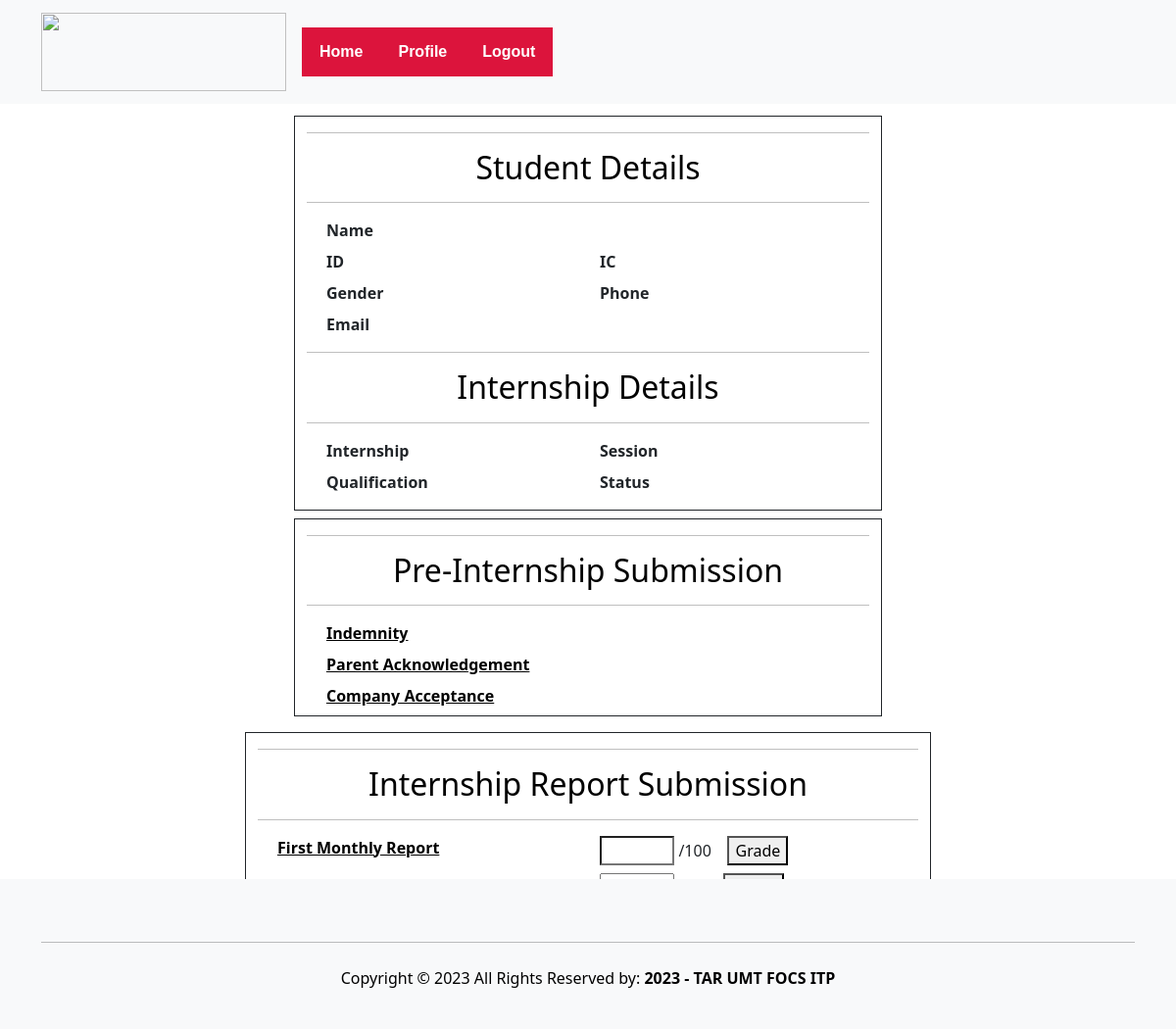
The page /supervisor/StudentDetail.php?StudID=1111111 on the database as committed earlier.
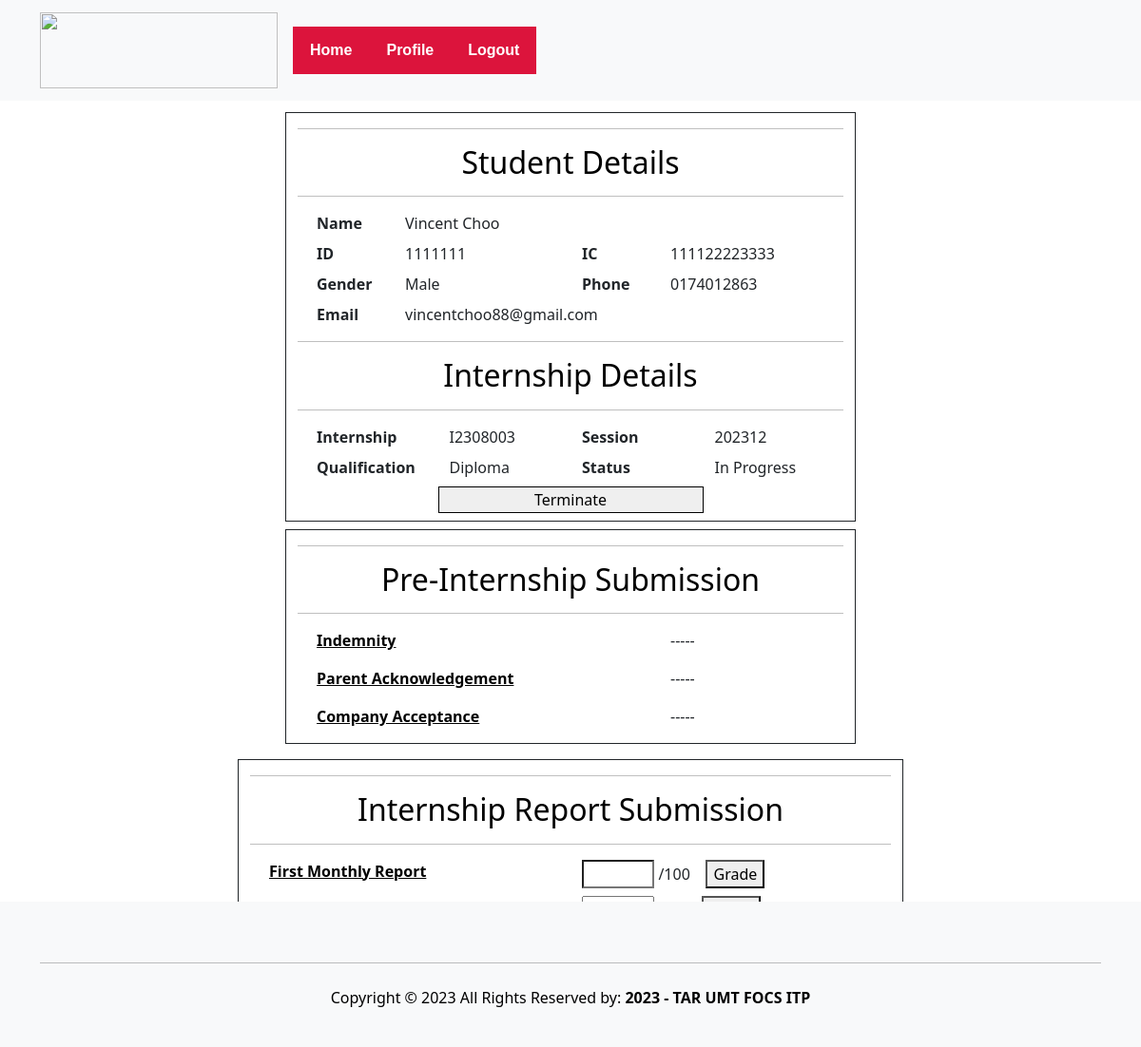
The same page on the database as committed later.
### tables this page shows
CREATE TABLE `internship` (
  `internshipID` varchar(10) NOT NULL,
  `studID` varchar(10) DEFAULT NULL,
  `sessionID` varchar(10) DEFAULT NULL,
  `indemnity` varchar(100) DEFAULT NULL,
  `indemnityStatus` enum('Accepted','Rejected','Pending','Missing') DEFAULT NULL,
  `parentAcknowledgement` varchar(100) DEFAULT NULL,
  `parentAcknowledgementStatus` enum('Accepted','Rejected','Pending','Missing') DEFAULT NULL,
  `companyAcceptance` varchar(100) DEFAULT NULL,
  `companyAcceptanceStatus` enum('Accepted','Rejected','Pending','Missing') DEFAULT NULL,
  `monthlyReport1` varchar(100) DEFAULT NULL,
  `monthlyReport1Grade` int(11) DEFAULT NULL,
  `monthlyReport2` varchar(100) DEFAULT NULL,
  `monthlyReport2Grade` int(11) DEFAULT NULL,
  `monthlyReport3` varchar(100) DEFAULT NULL,
  `monthlyReport3Grade` int(11) DEFAULT NULL,
  `evaluationReport` varchar(100) DEFAULT NULL,
  `evaluationReportGrade` int(11) DEFAULT NULL,
  `finalGrade` int(11) DEFAULT NULL,
  `internshipStatus` enum('In Progress','Completed','Suspended','Terminated') DEFAULT NULL
);

CREATE TABLE `student` (
  `studID` varchar(10) NOT NULL,
  `studName` varchar(50) DEFAULT NULL,
  `studEmail` varchar(50) DEFAULT NULL,
  `studIC` varchar(12) DEFAULT NULL,
  `studGender` enum('Male','Female','Other') DEFAULT NULL,
  `studPhoneNo` varchar(15) DEFAULT NULL,
  `studPassword` varchar(50) DEFAULT NULL,
  `studQualification` enum('Diploma','Degree') DEFAULT NULL
);

CREATE TABLE `session` (
  `sessionID` varchar(10) NOT NULL,
  `startMonthYear` date DEFAULT NULL,
  `endMonthYear` date DEFAULT NULL,
  `qualification` enum('Diploma','Degree') DEFAULT NULL
);

### supervisor/StudentDetail.php (the view, shortened to what the rows shown need)
<!DOCTYPE html>
<html>
<?php
include 'staffHeader.php';
if (isset($_GET['StudID'])) {
    $studID = $_GET['StudID'];
}
require '../student/connect.php';
if ($con->connect_error) {
    throw new Exception("Connection failed: " . $con->connect_error);
} else {
    $sql = "SELECT * FROM student Stud, internship I, session Ses
            WHERE Stud.studID = I.studID
            AND I.sessionID = Ses.sessionID
            AND Stud.studID = " . $studID;
    $result = $con->query($sql);
    if ($result->num_rows === 1) {
        $row = $result->fetch_assoc();
        $ID = $row['studID'];
        $IC = $row['studIC'];
        $Name = $row['studName'];
        $email = $row['studEmail'];
        $gender = $row['studGender'];
        $phone = $row['studPhoneNo'];
        $qualification = $row['studQualification'];
        $sessionID = $row['sessionID'];
        $internshipID = $row['internshipID'];
        $internshipStatus = $row['internshipStatus'];
    }
}
?>
<div class="container">
    <div class="row my-2 mx-auto">
        <div style="width:600px;" class="border border-dark my-1 mx-auto col-md-4 col-lg-12">
            <div class="justify-content-md-center">
                <h2 class="text-black text-center">Student Details</h2>
                <div class="m-2 row">
                    <div class="col-9">
                        <label id="lblName">
                            <?= $Name; ?>
                        </label>
                    </div>
                </div>
                <div class="m-2 row">
                    <div class="col-4">
                        <label id="lblID">
                            <?= $ID; ?>
                        </label>
                    </div>
                    <div class="col-4">
                        <label id="lblIC">
                            <?= $IC; ?>
                        </label>
                    </div>
                </div>
                <div class="m-2 row">
                    <div class="col-4">
                        <label id="lblGender">
                            <?= $gender; ?>
                        </label>
                    </div>
                    <div class="col-4">
                        <label id="lblPhoneNo">
                            <?= $phone; ?>
                        </label>
                    </div>
                </div>
                <div class="m-2 row">
                    <div class="col-4 text-right">
                        <label id="lblEmail">
                            <?= $email; ?>
                        </label>
                    </div>
                </div>
                <h2 class="text-black text-center">Internship Details</h2>
                <div class="m-2 row">
                    <div class="col-3">
                        <label id=" lblInternshipID" data-internship-id="<?= $internshipID ?>">
                            <?= $internshipID ?>
                        </label>
                    </div>
                    <div class="col-3">
                        <label id=" lblSession">
                            <?= $sessionID ?>
                        </label>
                    </div>
                </div>
                <div class="m-2 row">
                    <div class="col-3 ">
                        <label id="lblQualification">
                            <?= $qualification ?>
                        </label>
                    </div>
                    <div class="col-3 ">
                        <label id="lblInternshipStatus">
                            <?= $internshipStatus ?>
                        </label>
                    </div>
                </div>
            </div>
        </div>
        <div style="width:600px;" class="justify-content-md-center border border-dark my-1 mx-auto col-md-4 col-lg-12">
            <h2 class="text-black text-center">Pre-Internship Submission</h2>
        </div>
    </div>
    <div class="row my-2 mx-auto">
        <div style="width:700px;"
            class="justify-content-md-center border border-dark my-1 mx-auto col-sm-6 col-md-6 col-lg-12">
            <h2 class="text-black text-center">Internship Report Submission</h2>
        </div>
    </div>
</div>
<?php
include 'staffFooter.php';
?>

Rows that differ between the two databases and show on the page:
added internship: studID.studName "Vincent Choo", studID "1111111", studID.studIC "111122223333", studID.studGender "Male", studID.studPhoneNo "0174012863", studID.studEmail "vincentchoo88@gmail.com", internshipID "I2308003", sessionID.sessionID "202312", studID.studQualification "Diploma", internshipStatus "In Progress"
Other text that changed with them:
text now shown: "Terminate ----- ----- -----"
